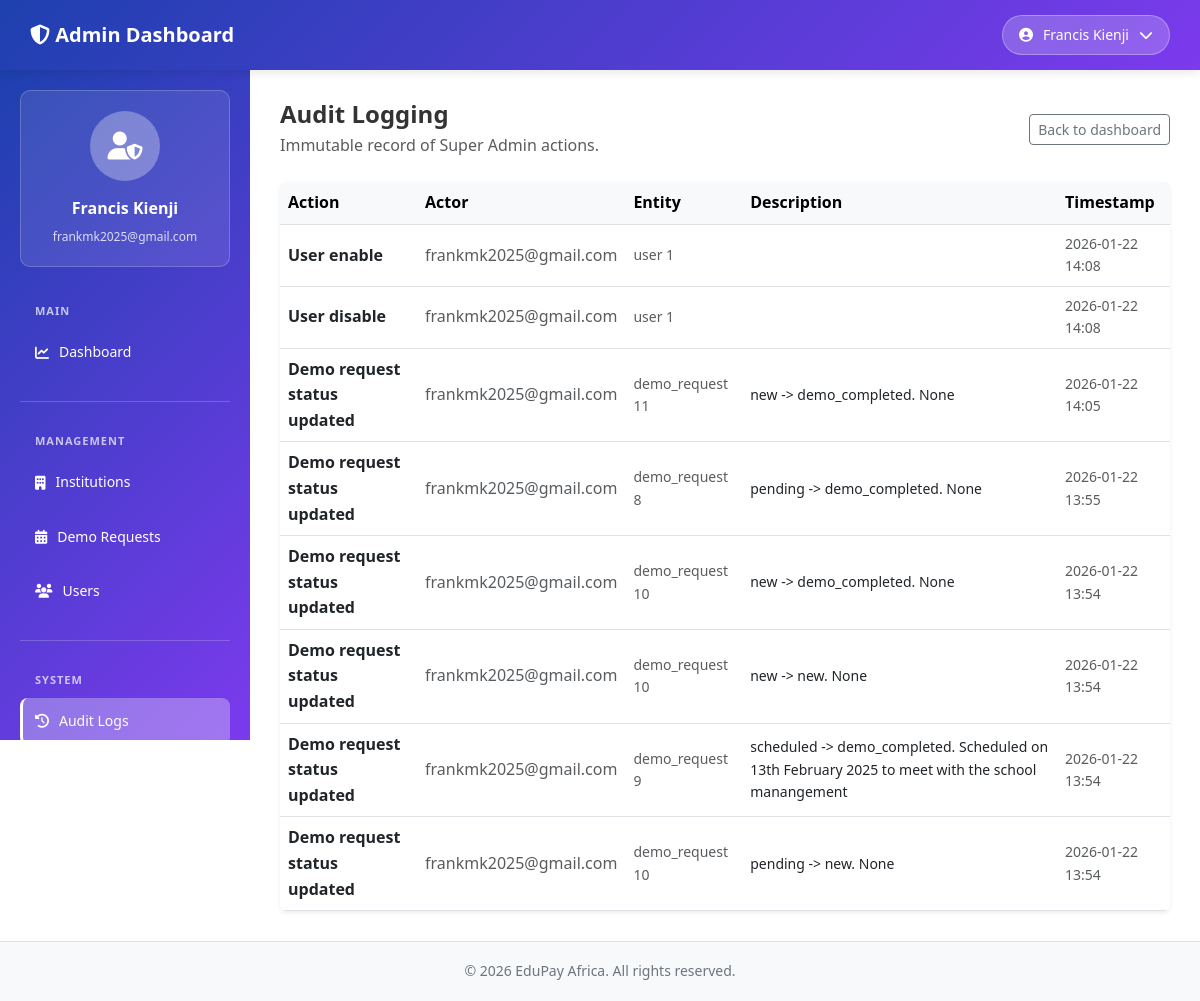
/platform-admin/audit-logs/ (signed in), run on the app's committed database.
### platform_admin/models.py (models this page shows, shortened)
class AuditLog(models.Model):
	action = models.CharField(max_length=255)
	actor = models.ForeignKey(User, on_delete=models.SET_NULL, null=True, blank=True)
	entity_type = models.CharField(max_length=100, blank=True)
	entity_id = models.CharField(max_length=100, blank=True)
	description = models.TextField(blank=True)
	created_at = models.DateTimeField(auto_now_add=True)
	class Meta:
		ordering = ["-created_at"]
		verbose_name = "Audit Log"
		verbose_name_plural = "Audit Logs"

### platform_admin/views.py (the view)
# urls.py: path("audit-logs/", views.audit_logs, name="audit_logs"),
@login_required
@super_admin_required
def audit_logs(request):
	logs = AuditLog.objects.select_related("actor").all()
	return render(request, "platform_admin/audit_logs.html", {"logs": logs})

### EduPayAfrica/context_processors.py (called while the page is built)
def firebase_config(request):
    return {
        'firebase_config': mark_safe(json.dumps(settings.FIREBASE_CONFIG))
    }

### platform_admin/views.py (called while the page is built)
def _super_admin_check(user):
	return user.is_authenticated and user.is_active and user.is_staff and user.is_superuser

### platform_admin/templates/platform_admin/audit_logs.html (shortened to what this page needs)
{% extends "platform_admin/base_admin.html" %}
{% block admin_content %}
    <div class="d-flex justify-content-between align-items-center mb-4">
        <div>
            <h1 class="h4 fw-bold mb-1">Audit Logging</h1>
            <p class="text-muted mb-0">Immutable record of Super Admin actions.</p>
        </div>
        <a class="btn btn-outline-secondary btn-sm" href="{% url 'platform_admin:dashboard' %}">Back to dashboard</a>
    </div>
    <div class="table-responsive shadow-sm rounded bg-white">
        <table class="table align-middle mb-0">
            <thead class="table-light">
                <tr>
                    <th>Action</th>
                    <th>Actor</th>
                    <th>Entity</th>
                    <th>Description</th>
                    <th>Timestamp</th>
                </tr>
            </thead>
            <tbody>
                {% for log in logs %}
                <tr>
                    <td class="fw-semibold">{{ log.action }}</td>
                    <td class="text-muted">{{ log.actor }}</td>
                    <td class="small text-muted">{{ log.entity_type }} {{ log.entity_id }}</td>
                    <td class="small">{{ log.description }}</td>
                    <td class="small text-muted">{{ log.created_at|date:"Y-m-d H:i" }}</td>
                </tr>
                {% empty %}
                <tr><td colspan="5" class="text-center text-muted py-4">No audit events captured yet.</td></tr>
                {% endfor %}
            </tbody>
        </table>
{% endblock %}

### platform_admin/templates/platform_admin/base_admin.html (shortened to what this page needs)
{% extends "base.html" %}
{% block content %}
<div class="admin-wrapper">
    <div class="admin-topbar">
        <div class="admin-topbar-logo">
            <i class="fas fa-shield-alt"></i> Admin Dashboard
        </div>
        <div class="admin-topbar-profile">
            <button class="profile-btn" id="profileBtn">
                <i class="fas fa-user-circle"></i>
                <span>{{ user.get_full_name|default:user.username }}</span>
                <i class="fas fa-chevron-down"></i>
            </button>
        </div>
    </div>
    <aside class="admin-sidebar" id="adminSidebar">
        <div class="admin-sidebar-inner">
            <div class="admin-profile">
                <div class="admin-profile-avatar">
                    <i class="fas fa-user-shield"></i>
                </div>
                <div class="admin-profile-name">{{ user.get_full_name|default:user.username }}</div>
                <div class="admin-profile-email">{{ user.email }}</div>
            </div>
            <nav>
                <ul class="admin-nav">
                    <div class="admin-nav-section-title">Main</div>
                    <li class="admin-nav-item">
                        <a href="{% url 'platform_admin:dashboard' %}" class="admin-nav-link {% if request.resolver_match.url_name == 'dashboard' %}active{% endif %}">
                            <i class="fas fa-chart-line"></i> Dashboard
                        </a>
                    </li>
                    <div class="admin-nav-section">
                        <div class="admin-nav-section-title">Management</div>
                        <li class="admin-nav-item">
                            <a href="{% url 'platform_admin:institutions' %}" class="admin-nav-link {% if request.resolver_match.url_name == 'institutions' %}active{% endif %}">
                                <i class="fas fa-building"></i> Institutions
                            </a>
                        </li>
                        <li class="admin-nav-item">
                            <a href="{% url 'platform_admin:demo_requests' %}" class="admin-nav-link {% if request.resolver_match.url_name == 'demo_requests' %}active{% endif %}">
                                <i class="fas fa-calendar-alt"></i> Demo Requests
                            </a>
                        </li>
                        <li class="admin-nav-item">
                            <a href="{% url 'platform_admin:users' %}" class="admin-nav-link {% if request.resolver_match.url_name == 'users' %}active{% endif %}">
                                <i class="fas fa-users"></i> Users
                            </a>
                        </li>
                    </div>
                    <div class="admin-nav-section">
                        <div class="admin-nav-section-title">System</div>
                        <li class="admin-nav-item">
                            <a href="{% url 'platform_admin:audit_logs' %}" class="admin-nav-link {% if request.resolver_match.url_name == 'audit_logs' %}active{% endif %}">
                                <i class="fas fa-history"></i> Audit Logs
                            </a>
                        </li>
                    </div>
                </ul>
            </nav>
        </div>
    </aside>
    <main class="admin-content">
        {% block admin_content %}{% endblock %}
    </main>
    <div class="admin-footer">
        &copy; 2026 EduPay Africa. All rights reserved.
    </div>
</div>
{% endblock %}

### templates/base.html (style rules this page uses)
:root { --primary-color: #1e40af; --secondary-color: #7c3aed; --accent-color: #f97316; --dark-bg: #0f172a; --light-bg: #f8fafc; }
* { margin: 0; padding: 0; box-sizing: border-box; }
body { font-family: 'Segoe UI', Tahoma, Geneva, Verdana, sans-serif; line-height: 1.6; color: #333; }

### platform_admin/templates/platform_admin/base_admin.html (style rules this page uses)
.admin-wrapper { display: flex; min-height: 100vh; flex-direction: column; }
.admin-topbar { position: fixed; top: 0; left: 0; right: 0; height: 70px; background: linear-gradient(135deg, var(--primary-color) 0%, var(--secondary-color) 100%); color: white; display: flex; justify-content: space-between; align-items: center; padding: 0 30px; z-index: 1001; box-shadow: 0 2px 10px rgba(0,0,0,0.1); }
.admin-topbar-logo { font-size: 20px; font-weight: 700; color: white; text-decoration: none; }
.admin-topbar-profile { position: relative; }
.profile-btn { background: rgba(255, 255, 255, 0.2); border: 1px solid rgba(255, 255, 255, 0.3); color: white; padding: 8px 16px; border-radius: 25px; cursor: pointer; display: flex; align-items: center; gap: 10px; font-size: 14px; transition: all 0.3s ease; }
.admin-sidebar { width: 250px; background: linear-gradient(135deg, var(--primary-color) 0%, var(--secondary-color) 100%); color: white; padding: 0; position: fixed; left: 0; top: 70px; height: calc(100vh - 70px - 60px); overflow-y: auto; z-index: 1000; }
.admin-sidebar-inner { padding: 20px; }
.admin-profile { background: rgba(255, 255, 255, 0.1); padding: 20px; border-radius: 10px; margin-bottom: 25px; text-align: center; border: 1px solid rgba(255, 255, 255, 0.2); }
.admin-profile-avatar { width: 70px; height: 70px; background: rgba(255, 255, 255, 0.3); border-radius: 50%; margin: 0 auto 15px; display: flex; align-items: center; justify-content: center; font-size: 28px; }
.admin-profile-name { font-weight: 700; font-size: 16px; margin-bottom: 5px; }
.admin-profile-email { font-size: 12px; opacity: 0.8; word-break: break-word; }
.admin-nav { list-style: none; padding: 0; margin: 0; }
.admin-nav-item { margin-bottom: 8px; }
.admin-nav-link { display: block; padding: 12px 15px; color: white; text-decoration: none; border-radius: 8px; transition: all 0.3s ease; font-size: 14px; display: flex; align-items: center; gap: 10px; }
.admin-nav-link.active { background: rgba(255, 255, 255, 0.3); border-left: 3px solid white; padding-left: 12px; }
.admin-nav-section { margin-top: 25px; padding-top: 20px; border-top: 1px solid rgba(255, 255, 255, 0.2); }
.admin-nav-section-title { font-size: 11px; text-transform: uppercase; letter-spacing: 1px; opacity: 0.7; padding: 10px 15px; font-weight: 600; }
.admin-content { margin-left: 250px; margin-top: 70px; margin-bottom: 60px; flex: 1; padding: 30px; }
.admin-footer { position: fixed; bottom: 0; left: 0; right: 0; height: 60px; background: #f8f9fa; border-top: 1px solid #dee2e6; display: flex; align-items: center; justify-content: center; color: #6c757d; font-size: 14px; z-index: 999; }

### data on the page
AuditLog: action "User enable", actor "frankmk2025@gmail.com", entity_type "user", entity_id "1", created_at "2026-01-22 14:08"
AuditLog: action "User disable", actor "frankmk2025@gmail.com", entity_type "user", entity_id "1", created_at "2026-01-22 14:08"
AuditLog: action "Demo request status updated", actor "frankmk2025@gmail.com", entity_type "demo_request", entity_id "11", description "new -> demo_completed. None", created_at "2026-01-22 14:05"
AuditLog: action "Demo request status updated", actor "frankmk2025@gmail.com", entity_type "demo_request", entity_id "8", description "pending -> demo_completed. None", created_at "2026-01-22 13:55"
AuditLog: action "Demo request status updated", actor "frankmk2025@gmail.com", entity_type "demo_request", entity_id "10", description "new -> demo_completed. None", created_at "2026-01-22 13:54"
AuditLog: action "Demo request status updated", actor "frankmk2025@gmail.com", entity_type "demo_request", entity_id "10", description "new -> new. None", created_at "2026-01-22 13:54"
AuditLog: action "Demo request status updated", actor "frankmk2025@gmail.com", entity_type "demo_request", entity_id "9", description "scheduled -> demo_completed. Scheduled on 13th February 2025 to meet with the school manangement", created_at "2026-01-22 13:54"
AuditLog: action "Demo request status updated", actor "frankmk2025@gmail.com", entity_type "demo_request", entity_id "10", description "pending -> new. None", created_at "2026-01-22 13:54"

### other printed values
{{ user.get_full_name|default:user.username }} "Francis Kienji"
{{ user.email }} "frankmk2025@gmail.com"
